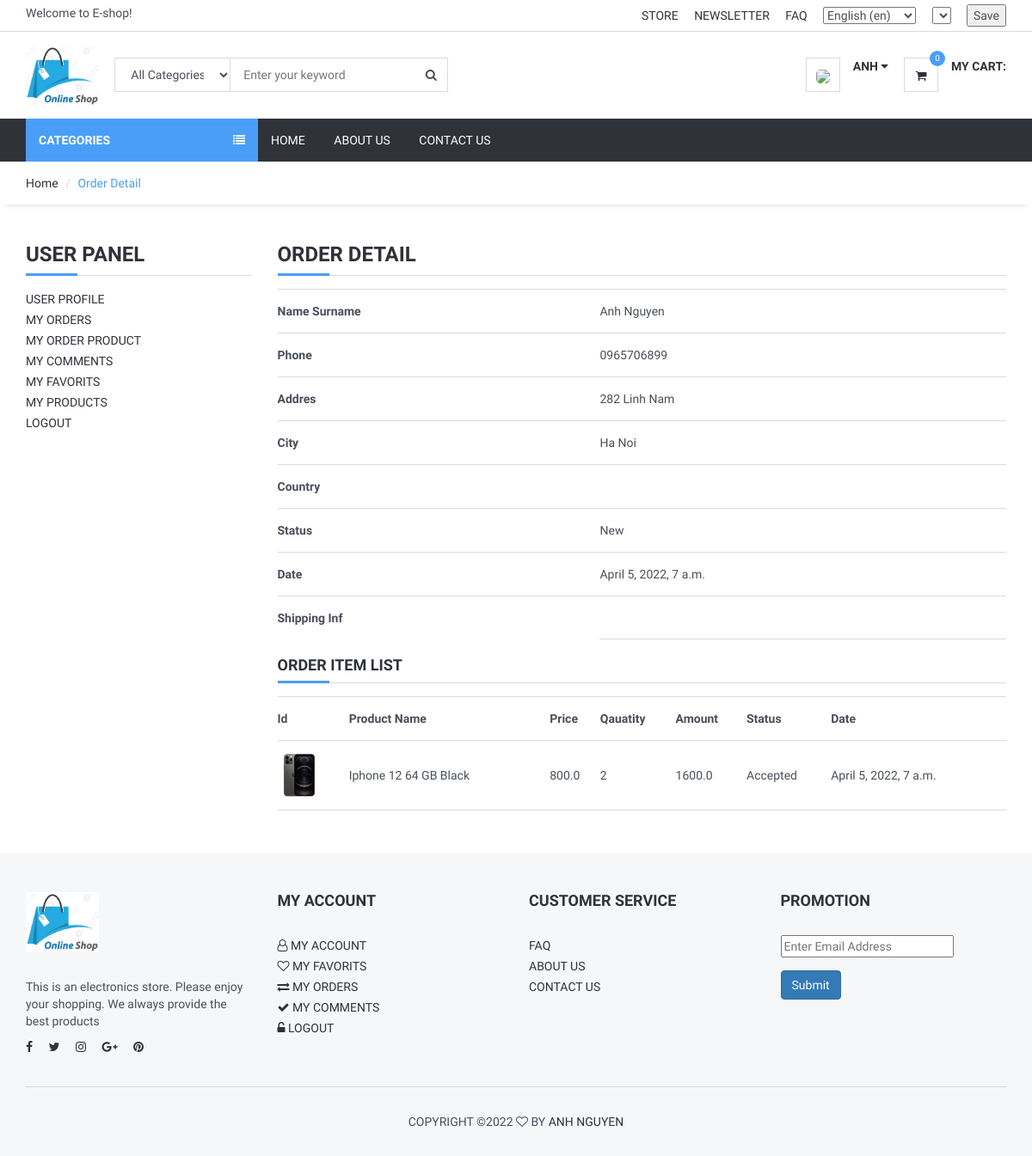
The page /user/orderdetail/16 (signed in) on the database its author committed.
### order/models.py (models this page shows, shortened)
class Order(models.Model):
    STATUS = (
        ('New', 'New'),
        ('Accepted', 'Accepted'),
        ('Preaparing', 'Preaparing'),
        ('OnShipping', 'OnShipping'),
        ('Completed', 'Completed'),
        ('Canceled', 'Canceled'),
    )
    user = models.ForeignKey(User, on_delete=models.SET_NULL, null=True)
    code = models.CharField(max_length=5, editable=False )
    first_name = models.CharField(max_length=10)
    last_name = models.CharField(max_length=10)
    phone = models.CharField(blank=True, max_length=20)
    address = models.CharField(blank=True, max_length=150)
    city = models.CharField(blank=True, max_length=20)
    country = models.CharField(blank=True, max_length=20)
    total = models.FloatField()
    status=models.CharField(max_length=10,choices=STATUS,default='New')
    ip = models.CharField(blank=True, max_length=20)
    adminnote = models.CharField(blank=True, max_length=100)
    create_at=models.DateTimeField(auto_now_add=True)
    update_at=models.DateTimeField(auto_now=True)

class OrderProduct(models.Model):
    STATUS = (
        ('New', 'New'),
        ('Accepted', 'Accepted'),
        ('Canceled', 'Canceled'),
    )
    order = models.ForeignKey(Order, on_delete=models.CASCADE)
    user = models.ForeignKey(User, on_delete=models.CASCADE)
    product = models.ForeignKey(Product, on_delete=models.CASCADE)
    variant = models.ForeignKey(Variants, on_delete=models.SET_NULL,blank=True, null=True) # relation with varinat
    quantity = models.IntegerField()
    price = models.FloatField()
    amount = models.FloatField()
    status = models.CharField(max_length=10, choices=STATUS, default='New')
    create_at = models.DateTimeField(auto_now_add=True)
    update_at = models.DateTimeField(auto_now=True)

### product/models.py (models this page shows, shortened)
class Product(models.Model):
    STATUS = (
        ('True', 'True'),
        ('False', 'False'),
    )
    VARIANTS = (
        ('None', 'None'),
        ('Size', 'Size'),
        ('Color', 'Color'),
        ('Size-Color', 'Size-Color'),
    )
    category = models.ForeignKey(Category, on_delete=models.CASCADE) #many to one relation with Category
    title = models.CharField(max_length=150)
    keywords = models.CharField(max_length=255)
    description = models.TextField(max_length=255)
    image=models.ImageField(upload_to='images/products',null=False)
    price = models.DecimalField(max_digits=12, decimal_places=2,default=0)
    amount=models.IntegerField(default=0)
    minamount=models.IntegerField(default=3)
    variant=models.CharField(max_length=10,choices=VARIANTS, default='None')
    detail=RichTextUploadingField()
    slug = models.SlugField(null=False, unique=True)
    status=models.CharField(max_length=10,choices=STATUS)
    create_at=models.DateTimeField(auto_now_add=True)
    update_at=models.DateTimeField(auto_now=True)
    class Meta:
        ordering = ['-category']

class Variants(models.Model):
    title = models.CharField(max_length=100, blank=True,null=True)
    product = models.ForeignKey(Product, on_delete=models.CASCADE)
    color = models.ForeignKey(Color, on_delete=models.CASCADE,blank=True,null=True)
    size = models.ForeignKey(Size, on_delete=models.CASCADE,blank=True,null=True)
    image_id = models.IntegerField(blank=True,null=True,default=0)
    quantity = models.IntegerField(default=1)
    price = models.DecimalField(max_digits=12, decimal_places=2,default=0)

class Size(models.Model):
    name = models.CharField(max_length=20)
    code = models.CharField(max_length=10, blank=True,null=True)
    def __str__(self):
        return str(self.name)

class Color(models.Model):
    name = models.CharField(max_length=20)
    code = models.CharField(max_length=10, blank=True,null=True)
    def __str__(self):
        return str(self.name)

### user/views.py (the view)
# urls.py: path('orderdetail/<int:id>', views.user_orderdetail, name='user_orderdetail'),
@login_required(login_url='/login') # Check login
def user_orderdetail(request,id):
    category = Category.objects.all()
    current_user = request.user
    order = Order.objects.get(user_id=current_user.id, id=id)
    orderitems = OrderProduct.objects.filter(order_id=id)
    context = {
        'category': category,
        'order': order,
        'orderitems': orderitems,
    }
    return render(request, 'user_order_detail.html', context)

### user/templates/user_order_detail.html (shortened to what this page needs)
{% extends 'homebase.html' %}
{% block sidebar %} {% include 'includes/sidebar.html' %} {% endblock %}
{% block body %}
    <div id="breadcrumb">
        <div class="container">
            <ul class="breadcrumb">
                <li><a href="/">Home</a></li>
                <li class="active">Order Detail</li>
            </ul>
        </div>
    </div>
    <div class="section">
        <div class="container">
            <div class="row">
                <div class="col-md-3">
                    {% include "user_panel.html" %}
                </div>
                <div class="col-md-9">
                    <div class="order-summary clearfix">
                        <div class="section-title">
                            <h3 class="title">Order Detail</h3>
                        </div>
                        <table class="shopping-cart-table table">
                            <tr>
                                <th class="text-left">Name Surname</th>
                                <td class="text-left">{{ order.first_name}} {{ order.last_name }} </td>
                            </tr>
                            <tr>
                                <th class="text-left">Phone</th>
                                <td class="text-left">{{ order.phone}}</td>
                            </tr>
                            <tr>
                                <th class="text-left">Addres</th>
                                <td class="text-left">{{ order.address}}</td>
                            </tr>
                            <tr>
                                <th class="text-left">City</th>
                                <td class="text-left">{{ order.city}}</td>
                            </tr>
                            <tr>
                                <th class="text-left">Country</th>
                                <td class="text-left">{{ order.country}}</td>
                            </tr>
                            <tr>
                                <th class="text-left">Status</th>
                                <td class="text-left">{{ order.status}}</td>
                            </tr>
                            <tr>
                                <th class="text-left">Date</th>
                                <td class="text-left">{{ order.create_at}}</td>
                            </tr>
                            <th class="text-left">Shipping Inf</th>
                            <td class="text-left">{{ order.adminnote}}</td>
                        </table>
                        <div class="section-title">
                            <h4 class="title">Order Item List</h4>
                        </div>
                        <table class="shopping-cart-table table">
                            <tr>
                                <th class="text-left">Id </th>
                                <th class="text-left">Product Name </th>
                                <th class="text-left">Price </th>
                                <th class="text-left">Qauatity </th>
                                <th class="text-left">Amount </th>
                                <th class="text-left">Status </th>
                                <th class="text-left">Date </th>
                            </tr>
                            {% for rs in orderitems %}
                                <tr>
                                    <td class="text-left">
                                        <a href="/product/{{ rs.product_id }}/{{ rs.product.slug }}">
                                            {% if rs.variant.image_id > 0 %}
                                                <img src="{{rs.variant.image }}" alt="" style="height: 50px">
                                            {% else %}
                                                <img src="{{rs.product.image.url}}" alt="" style="height: 50px">
                                            {% endif %}
                                        </a>
                                    </td>
                                    <td class="text-left">{{ rs.product.title}} {{ rs.variant.size }}   {{ rs.variant.color }}</td>
                                    <td class="text-left">{{ rs.price}} </td>
                                    <td class="text-left">{{ rs.quantity}} </td>
                                    <td class="text-left">{{ rs.amount}} </td>
                                    <td class="text-left">{{ rs.status}} </td>
                                    <td class="text-left">{{ rs.create_at}} </td>
                                </tr>
                            {% endfor %}
                        </table>
                    </div>
                </div>
            </div>
        </div>
    </div>
{% endblock %}

### home/templates/includes/header.html (shortened to what this page needs)
{% load static %}
{% load i18n %}
{% load currency %}
<header>
    <div id="top-header">
        <div class="container">
            <div class="pull-left">
                <span>{% trans "Welcome to E-shop!" %}</span>
            </div>
            <div class="pull-right">
                <ul class="header-top-links">
                    <li><a href="#">{% trans "Store" %}</a></li>
                    <li><a href="#">{% trans "Newsletter" %}</a></li>
                    <li><a href="{% url 'faq' %}">{% trans "FAQ" %}</a></li>
                    <li class="dropdown default-dropdown">
                        <form action="{% url 'selectlanguage' %}" method="post">{% csrf_token %}
                            <select name="language" onchange="submit()">
                                {% get_current_language as LANGUAGE_CODE %}
                                {% get_available_languages as LANGUAGES %}
                                {% get_language_info_list for LANGUAGES as languages %}
                                {% for language in languages %}
                                    <option value="{{ language.code }}">
                                        {{ language.name_local }} ({{ language.code }})
                                    </option>
                                {% endfor %}
                            </select>
                        </form>
                    </li>
                    <li class="dropdown default-dropdown">
                        <form id="currency_switcher" method="POST" action="{% url 'selectcurrency' %}">
                            <select name="currency" onchange="submit()">
                            </select>
                        </form>
                    </li>
                    <li class="dropdown default-dropdown">
                        <form id="currency_switcher" method="POST" action="{% url 'savelangcur' %}">
                            <input type="submit" value="Save"/>
                        </form>
                    </li>
                </ul>
            </div>
        </div>
    </div>
    <div id="header">
        <div class="container">
            <div class="pull-left">
                <div class="header-logo">
                    <a class="logo" href="{% url 'home' %}">
                        <img src="{% static '' %}img/online-shop-logo.jpg" alt="">
                    </a>
                </div>
                <div class="header-search">
                    <form action="/search/" method="post">
                        <input id="query" name="query" class="input search-input" type="text"
                               placeholder="Enter your keyword">
                        <select name="catid" class="input search-categories">
                            <option value="0" >{% trans "All Categories" %}  </option>
                            {% load mptt_tags %}
                        </select>
                        <button class="search-btn"><i class="fa fa-search"></i></button>
                    </form>
                </div>
            </div>
            <div class="pull-right">
                <ul class="header-btns">
                    <li class="header-account dropdown default-dropdown">
                        {% if user.id is not None %}
                            <div class="dropdown-toggle" role="button" data-toggle="dropdown" aria-expanded="true">
                                <div class="header-btns-icon">
                                    <img src="{{ request.session.userimage }}" style="height: 40px; border-radius: 30%">
                                </div>
                                <strong class="text-uppercase">{{ user.first_name }} <i
                                        class="fa fa-caret-down"></i></strong>
                            </div>
                        {% else %}
                            <a href="{% url 'login' %}" class="text-uppercase">Login</a> /
                            <a href="{% url 'signup' %}" class="text-uppercase">Sign Up</a>
                        {% endif %}
                    </li>
                    <li class="header-cart dropdown default-dropdown">
                        <a href="{% url 'shopcart' %}">
                            <div class="header-btns-icon">
                                <i class="fa fa-shopping-cart"></i>
                                {% load myapptags %}
                                {% shopcartcount user.id as count %}
                                <span class="qty">{{ count }}</span>
                            </div>
                            <strong class="text-uppercase">{% trans "My Cart:" %}</strong>
                            <br>
                        </a>
                    </li>
                </ul>
            </div>
        </div>
    </div>
</header>

### rows shown on the page
Order: first_name "Anh", last_name "Nguyen", phone "0965706899", address "282 Linh Nam", city "Ha Noi", status "New", create_at "April 5, 2022, 7 a.m."
OrderProduct: product.image (picture), product "Iphone 12", variant.size "64 GB", variant.color "Black", price "800.0", quantity "2", amount "1600.0", status "Accepted", create_at "April 5, 2022, 7 a.m."

### other values the page prints
{{ user.first_name }} "ANH"
{{ count }} "0"
form field language "English (en)"
